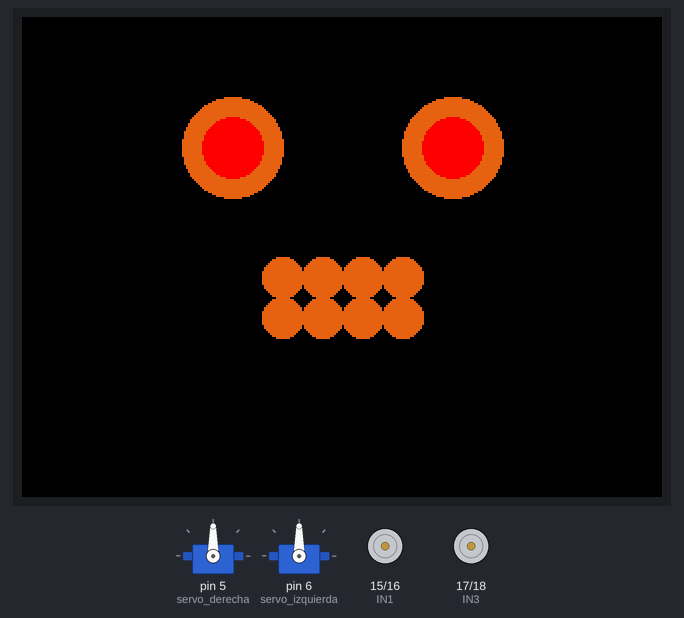
The sketch below on a simulated Arduino Uno, built with avr-gcc and run on an emulated ATmega328P. Parts: 320×240 colour display, 2 × servo, motor-driver pin pairs drawn as motors (green arrow = first pin HIGH = forward, orange = second pin HIGH = backward, longer = more drive, scaled by the enable pin).

Above: at 0.3 s.
At 9.3 s:
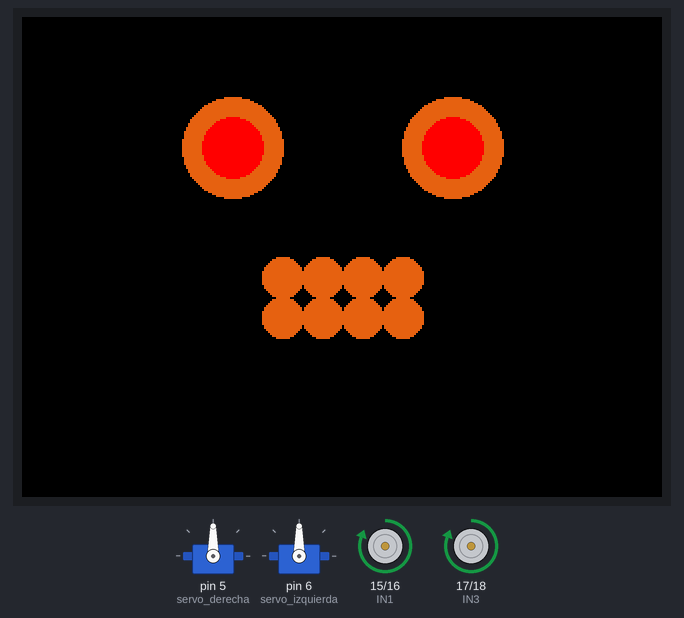
At 13.3 s:
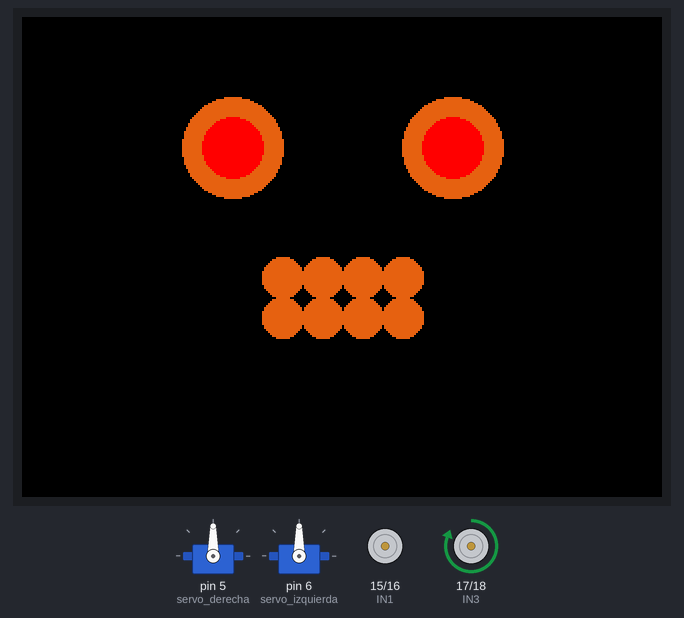
At 23.3 s:
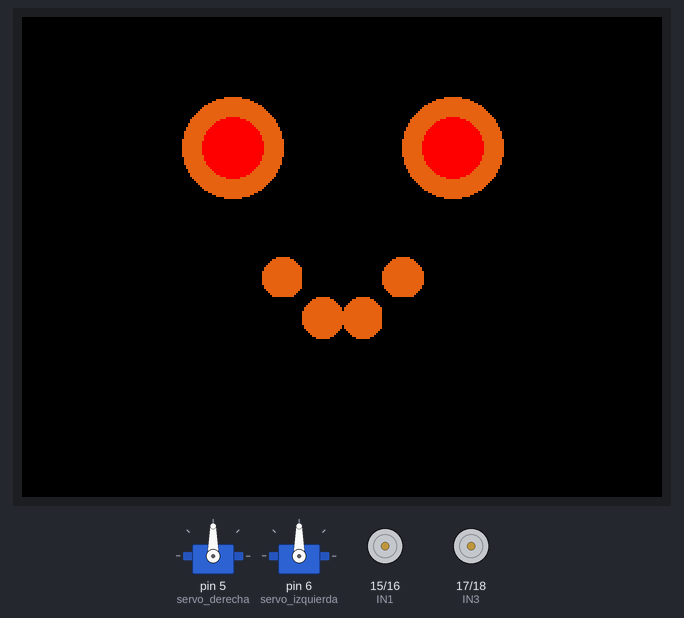
Timing chart, 0 to 24.8 s (numbered marks = the images above):
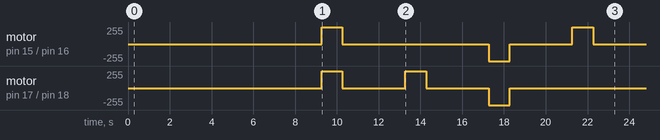

The sketch:

lcd_servo_motor.ino
```cpp
// Expresiones y servo del Robot

#include <LCDWIKI_GUI.h>
#include <LCDWIKI_SPI.h>

#define MODEL ILI9341
#define CS   10
#define CD   8
#define RST  9
#define MOSI  11
#define MISO  12
#define SCK   13
#define LED  -1

LCDWIKI_SPI lcd(MODEL,CS,CD,MISO,MOSI,RST,SCK,LED);

#define NEGRO     0x0000
#define AZUL      0xF800
#define CIELO     0xE302
#define ROJO      0x001F
#define VERDE     0x07E0
#define BLANCO    0xFFFF


#include <Servo.h>
Servo servo_derecha, servo_izquierda;

//Motor A

int ENA = 7;
int IN1 = 15;
int IN2 = 16;

//Motor B

int ENB = 14;
int IN3 = 17;
int IN4 = 18;

/*
  Expresiones:
  Normal 0
  Feliz  1
  Triste 2
  Hablar 3 y 4
*/
void expresion(int);

/*
  Ojos:
  Normal n != 2
  Triste 2
*/
void ojos(int);

/*
  Movimientos de los brazos:
  Arriba
  Abajo
  Centro
*/
void mover_arriba(Servo);

void mover_abajo(Servo);

void mover_centro(Servo);

/*
  Control de las ruedas
  Avanzar
  Girar derecha
  Girar Izquierda
  Retroceder
*/
void avanzar();

void girar_derecha();

void girar_izquierda();

void retroceder();

void setup()
{
  lcd.Init_LCD();
  lcd.Set_Rotation(3);
  lcd.Fill_Screen(NEGRO);

  servo_derecha.attach(5);
  servo_izquierda.attach(6);

  pinMode(ENA, OUTPUT);
  pinMode(ENB, OUTPUT);
  pinMode(IN1, OUTPUT);
  pinMode(IN2, OUTPUT);
  pinMode(IN3, OUTPUT);
  pinMode(IN4, OUTPUT);

  ojos(0);
  expresion(0);
  delay(3000);

  mover_centro(servo_derecha);
  mover_centro(servo_izquierda);

  mover_abajo(servo_derecha);
  mover_abajo(servo_izquierda);
  delay(3000);

  mover_arriba(servo_derecha);
  mover_arriba(servo_izquierda);
  delay(3000);

  avanzar();
  delay(3000);

  girar_derecha();
  delay(3000);

  retroceder();
  delay(3000);

  girar_izquierda();
  delay(1000);

  expresion(1);
}

void loop()
{

}

void expresion(int act)
{
  int r = 10, i = 0, j= 0, k = 0;

  unsigned long color, color2;

  if (act == 1)
  {
    color  = NEGRO;
    color2 = CIELO;
  }
  else if (act == 2)
  {
    color2 = NEGRO;
    color  = CIELO;
  }
  else if (act == 3)
  {
    color2 = AZUL;
    color  = CIELO;
  }
  else if (act == 4)
  {
    color   = AZUL;
    color2  = CIELO;
  }
  else
  {
    color2 = CIELO;
    color  = CIELO;
  }


  for(i = r; i < lcd.Get_Display_Width() / 4; i += 2 * r)
  {
    for(j= r; j < lcd.Get_Display_Height() / 5; j += 2 * r)
    {
      if (k == 1 or k == 2 or k == 4 or k == 7)
      {
        lcd.Set_Draw_color(color);
      }
      else
      {
        lcd.Set_Draw_color(color2);
      }

      lcd.Fill_Circle(i + 120, j + 120, r);

      k++;
    }
  }
}

void ojos(int act)
{
  int r = 25, r2 = 15, i = 0, j= 0;

  lcd.Set_Draw_color(CIELO);
  lcd.Fill_Circle((i + r) + 80,  (j  + r) + 40, r);
  lcd.Fill_Circle((i + r) + 190, (j  + r) + 40, r);

  lcd.Set_Draw_color(AZUL);

  if (act == 2)
  {
    lcd.Fill_Circle((i + r2) + 90,  (j  + r2) + 60, r2);
    lcd.Fill_Circle((i + r2) + 200,  (j  + r2) + 60, r2);
  }
  else
  {
    lcd.Fill_Circle((i + r2) + 90,  (j  + r2) + 50, r2);
    lcd.Fill_Circle((i + r2) + 200,  (j  + r2) + 50, r2);
  }

}

void mover_arriba(Servo servo)
{
  servo.write(160);
}

void mover_abajo(Servo servo)
{
  servo.write(30);
}

void mover_centro(Servo servo)
{
  servo.write(90);
}

void avanzar()
{
  digitalWrite(IN1, HIGH);
  digitalWrite(IN2, LOW);
  digitalWrite(IN3, HIGH);
  digitalWrite(IN4, LOW);

  analogWrite(ENA, 200);
  analogWrite(ENB, 200);

  delay(1000);

  digitalWrite(IN1, LOW);
  digitalWrite(IN2, LOW);
  digitalWrite(IN3, LOW);
  digitalWrite(IN4, LOW);

}

void girar_derecha()
{
  digitalWrite(IN1, LOW);
  digitalWrite(IN2, LOW);
  digitalWrite(IN3, HIGH);
  digitalWrite(IN4, LOW);

  analogWrite(ENA, 200);
  analogWrite(ENB, 200);

  delay(1000);

  digitalWrite(IN1, LOW);
  digitalWrite(IN2, LOW);
  digitalWrite(IN3, LOW);
  digitalWrite(IN4, LOW);

}

void girar_izquierda()
{
  digitalWrite(IN1, HIGH);
  digitalWrite(IN2, LOW);
  digitalWrite(IN3, LOW);
  digitalWrite(IN4, LOW);

  analogWrite(ENA, 200);
  analogWrite(ENB, 200);

  delay(1000);

  digitalWrite(IN1, LOW);
  digitalWrite(IN2, LOW);
  digitalWrite(IN3, LOW);
  digitalWrite(IN4, LOW);

}

void retroceder()
{
  digitalWrite(IN1, LOW);
  digitalWrite(IN2, HIGH);
  digitalWrite(IN3, LOW);
  digitalWrite(IN4, HIGH);

  analogWrite(ENA, 200);
  analogWrite(ENB, 200);

  delay(1000);

  digitalWrite(IN1, LOW);
  digitalWrite(IN2, LOW);
  digitalWrite(IN3, LOW);
  digitalWrite(IN4, LOW);

}
```
